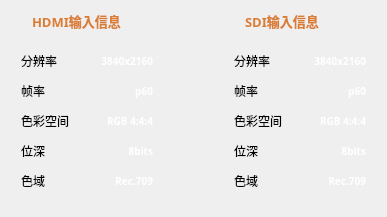
          <widget class="QWidget" name="input_widget" native="true">
           <property name="minimumSize">
            <size>
             <width>387</width>
             <height>217</height>
            </size>
           </property>
           <property name="maximumSize">
            <size>
             <width>387</width>
             <height>217</height>
            </size>
           </property>
           <property name="styleSheet">
            <string notr="true">#input_widget{
	border-radius: 18px;
	background-color:rgba(89, 89, 89,1);
}

#input_widget QLabel {
    color: rgba(255, 255, 255, 0.4);
	font-size: 10px;
	font-weight: 400;
	line-height: 12px;
	letter-spacing: 0px;
	text-align: left;
	
}
</string>
           </property>
           <layout class="QHBoxLayout" name="horizontalLayout_42">
            <item>
             <layout class="QVBoxLayout" name="verticalLayout_6">
              <item>
               <layout class="QHBoxLayout" name="horizontalLayout_17">
                <property name="leftMargin">
                 <number>10</number>
                </property>
                <property name="bottomMargin">
                 <number>0</number>
                </property>
                <item>
                 <widget class="QLabel" name="name2">
                  <property name="minimumSize">
                   <size>
                    <width>5</width>
                    <height>16</height>
                   </size>
                  </property>
                  <property name="maximumSize">
                   <size>
                    <width>5</width>
                    <height>16</height>
                   </size>
                  </property>
                  <property name="styleSheet">
                   <string notr="true">#name2{
	background-color: qlineargradient(spread:pad, x1:0, y1:0, x2:0, y2:1, 
    stop:0 rgba(219, 124, 51, 1), 
    stop:1 rgba(137, 131, 127, 0.73));
	border-radius: 2px;
}</string>
                  </property>
                  <property name="text">
                   <string/>
                  </property>
                 </widget>
                </item>
                <item>
                 <widget class="QLabel" name="label_13">
                  <property name="minimumSize">
                   <size>
                    <width>0</width>
                    <height>18</height>
                   </size>
                  </property>
                  <property name="maximumSize">
                   <size>
                    <width>16777215</width>
                    <height>18</height>
                   </size>
                  </property>
                  <property name="font">
                   <font>
                    <family>DingTalk JinBuTi</family>
                    <pointsize>-1</pointsize>
                    <bold>false</bold>
                   </font>
                  </property>
                  <property name="styleSheet">
                   <string notr="true">color: rgba(219, 124, 51, 1);
font-family: DingTalk JinBuTi;
font-size: 13px;
font-weight: 400;
line-height: 14px;
letter-spacing: 0px;
text-align: left;</string>
                  </property>
                  <property name="text">
                   <string>&lt;html&gt;&lt;head/&gt;&lt;body&gt;&lt;p&gt;&lt;span style=&quot; font-weight:700;&quot;&gt;HDMI输入信息&lt;/span&gt;&lt;/p&gt;&lt;/body&gt;&lt;/html&gt;</string>
                  </property>
                 </widget>
                </item>
               </layout>
              </item>
              <item>
               <spacer name="verticalSpacer_3">
                <property name="orientation">
                 <enum>Qt::Orientation::Vertical</enum>
                </property>
                <property name="sizeHint" stdset="0">
                 <size>
                  <width>17</width>
                  <height>13</height>
                 </size>
                </property>
               </spacer>
              </item>
              <item>
               <layout class="QVBoxLayout" name="verticalLayout_5">
                <property name="spacing">
                 <number>10</number>
                </property>
                <property name="leftMargin">
                 <number>10</number>
                </property>
                <item>
                 <layout class="QHBoxLayout" name="horizontalLayout_28">
                  <item>
                   <widget class="QLabel" name="label_20">
                    <property name="text">
                     <string>分辨率</string>
                    </property>
                   </widget>
                  </item>
                  <item>
                   <spacer name="horizontalSpacer_24">
                    <property name="orientation">
                     <enum>Qt::Orientation::Horizontal</enum>
                    </property>
                    <property name="sizeHint" stdset="0">
                     <size>
                      <width>28</width>
                      <height>20</height>
                     </size>
                    </property>
                   </spacer>
                  </item>
                  <item>
                   <widget class="QLabel" name="fenbianlv_hdmi_msg">
                    <property name="styleSheet">
                     <string notr="true">color: rgba(255, 255, 255, 1);
font-family: DingTalk JinBuTi;
font-size: 10px;
font-weight: 600;
line-height: 12px;
letter-spacing: 0px;
text-align: right;</string>
                    </property>
                    <property name="text">
                     <string>3840x2160</string>
                    </property>
                    <property name="alignment">
                     <set>Qt::AlignmentFlag::AlignRight|Qt::AlignmentFlag::AlignTrailing|Qt::AlignmentFlag::AlignVCenter</set>
                    </property>
                   </widget>
                  </item>
                 </layout>
                </item>
                <item>
                 <layout class="QHBoxLayout" name="horizontalLayout_29">
                  <item>
                   <widget class="QLabel" name="label_28">
                    <property name="text">
                     <string>帧率</string>
                    </property>
                   </widget>
                  </item>
                  <item>
                   <spacer name="horizontalSpacer_25">
                    <property name="orientation">
                     <enum>Qt::Orientation::Horizontal</enum>
                    </property>
                    <property name="sizeHint" stdset="0">
                     <size>
                      <width>28</width>
                      <height>20</height>
                     </size>
                    </property>
                   </spacer>
                  </item>
                  <item>
                   <widget class="QLabel" name="rate_hdmi_msg">
                    <property name="styleSheet">
                     <string notr="true">color: rgba(255, 255, 255, 1);
font-family: DingTalk JinBuTi;
font-size: 10px;
font-weight: 600;
line-height: 12px;
letter-spacing: 0px;
text-align: right;</string>
                    </property>
                    <property name="text">
                     <string>p60</string>
                    </property>
                    <property name="alignment">
                     <set>Qt::AlignmentFlag::AlignRight|Qt::AlignmentFlag::AlignTrailing|Qt::AlignmentFlag::AlignVCenter</set>
                    </property>
                   </widget>
                  </item>
                 </layout>
                </item>
                <item>
                 <layout class="QHBoxLayout" name="horizontalLayout_30">
                  <item>
                   <widget class="QLabel" name="label_29">
                    <property name="text">
                     <string>色彩空间</string>
                    </property>
                   </widget>
                  </item>
                  <item>
                   <spacer name="horizontalSpacer_26">
                    <property name="orientation">
                     <enum>Qt::Orientation::Horizontal</enum>
                    </property>
                    <property name="sizeHint" stdset="0">
                     <size>
                      <width>28</width>
                      <height>20</height>
                     </size>
                    </property>
                   </spacer>
                  </item>
                  <item>
                   <widget class="QLabel" name="color_space_hdmi_msg">
                    <property name="styleSheet">
                     <string notr="true">color: rgba(255, 255, 255, 1);
font-family: DingTalk JinBuTi;
font-size: 10px;
font-weight: 600;
line-height: 12px;
letter-spacing: 0px;
text-align: right;</string>
                    </property>
                    <property name="text">
                     <string>RGB 4:4:4</string>
                    </property>
                    <property name="alignment">
                     <set>Qt::AlignmentFlag::AlignRight|Qt::AlignmentFlag::AlignTrailing|Qt::AlignmentFlag::AlignVCenter</set>
                    </property>
                   </widget>
                  </item>
                 </layout>
                </item>
                <item>
                 <layout class="QHBoxLayout" name="horizontalLayout_35">
                  <item>
                   <widget class="QLabel" name="label_30">
                    <property name="text">
                     <string>位深</string>
                    </property>
                   </widget>
                  </item>
                  <item>
                   <spacer name="horizontalSpacer_27">
                    <property name="orientation">
                     <enum>Qt::Orientation::Horizontal</enum>
                    </property>
                    <property name="sizeHint" stdset="0">
                     <size>
                      <width>28</width>
                      <height>20</height>
                     </size>
                    </property>
                   </spacer>
                  </item>
                  <item>
                   <widget class="QLabel" name="bit_hdmi_msg">
                    <property name="styleSheet">
                     <string notr="true">color: rgba(255, 255, 255, 1);
font-family: DingTalk JinBuTi;
font-size: 10px;
font-weight: 600;
line-height: 12px;
letter-spacing: 0px;
text-align: right;</string>
                    </property>
                    <property name="text">
                     <string>8bits</string>
                    </property>
                    <property name="alignment">
                     <set>Qt::AlignmentFlag::AlignRight|Qt::AlignmentFlag::AlignTrailing|Qt::AlignmentFlag::AlignVCenter</set>
                    </property>
                   </widget>
                  </item>
                 </layout>
                </item>
                <item>
                 <layout class="QHBoxLayout" name="horizontalLayout_36">
                  <item>
                   <widget class="QLabel" name="label_31">
                    <property name="text">
                     <string>色域</string>
                    </property>
                   </widget>
                  </item>
                  <item>
                   <spacer name="horizontalSpacer_28">
                    <property name="orientation">
                     <enum>Qt::Orientation::Horizontal</enum>
                    </property>
                    <property name="sizeHint" stdset="0">
                     <size>
                      <width>28</width>
                      <height>20</height>
                     </size>
                    </property>
                   </spacer>
                  </item>
                  <item>
                   <widget class="QLabel" name="seyu_hdmi_msg">
                    <property name="styleSheet">
                     <string notr="true">color: rgba(255, 255, 255, 1);
font-family: DingTalk JinBuTi;
font-size: 10px;
font-weight: 600;
line-height: 12px;
letter-spacing: 0px;
text-align: right;</string>
                    </property>
                    <property name="text">
                     <string>Rec.709</string>
                    </property>
                    <property name="alignment">
                     <set>Qt::AlignmentFlag::AlignRight|Qt::AlignmentFlag::AlignTrailing|Qt::AlignmentFlag::AlignVCenter</set>
                    </property>
                   </widget>
                  </item>
                 </layout>
                </item>
               </layout>
              </item>
              <item>
               <spacer name="verticalSpacer_5">
                <property name="orientation">
                 <enum>Qt::Orientation::Vertical</enum>
                </property>
                <property name="sizeHint" stdset="0">
                 <size>
                  <width>17</width>
                  <height>13</height>
                 </size>
                </property>
               </spacer>
              </item>
             </layout>
            </item>
            <item>
             <spacer name="horizontalSpacer_34">
              <property name="orientation">
               <enum>Qt::Orientation::Horizontal</enum>
              </property>
              <property name="sizeHint" stdset="0">
               <size>
                <width>28</width>
                <height>20</height>
               </size>
              </property>
             </spacer>
            </item>
            <item>
             <layout class="QVBoxLayout" name="verticalLayout_8">
              <property name="rightMargin">
               <number>10</number>
              </property>
              <item>
               <layout class="QHBoxLayout" name="horizontalLayout_18">
                <property name="leftMargin">
                 <number>10</number>
                </property>
                <property name="bottomMargin">
                 <number>0</number>
                </property>
                <item>
                 <widget class="QLabel" name="name3">
                  <property name="minimumSize">
                   <size>
                    <width>5</width>
                    <height>16</height>
                   </size>
                  </property>
                  <property name="maximumSize">
                   <size>
                    <width>5</width>
                    <height>16</height>
                   </size>
                  </property>
                  <property name="styleSheet">
                   <string notr="true">#name3{
	background-color: qlineargradient(spread:pad, x1:0, y1:0, x2:0, y2:1, 
    stop:0 rgba(219, 124, 51, 1), 
    stop:1 rgba(137, 131, 127, 0.73));
	border-radius: 2px;
}</string>
                  </property>
                  <property name="text">
                   <string/>
                  </property>
                 </widget>
                </item>
                <item>
                 <widget class="QLabel" name="label_15">
                  <property name="minimumSize">
                   <size>
                    <width>0</width>
                    <height>18</height>
                   </size>
                  </property>
                  <property name="maximumSize">
                   <size>
                    <width>16777215</width>
                    <height>18</height>
                   </size>
                  </property>
                  <property name="font">
                   <font>
                    <family>DingTalk JinBuTi</family>
                    <pointsize>-1</pointsize>
                    <bold>false</bold>
                   </font>
                  </property>
                  <property name="styleSheet">
                   <string notr="true">color: rgba(219, 124, 51, 1);
font-family: DingTalk JinBuTi;
font-size: 13px;
font-weight: 400;
line-height: 14px;
letter-spacing: 0px;
text-align: left;</string>
                  </property>
                  <property name="text">
                   <string>&lt;html&gt;&lt;head/&gt;&lt;body&gt;&lt;p&gt;&lt;span style=&quot; font-weight:700;&quot;&gt;SDI输入信息&lt;/span&gt;&lt;/p&gt;&lt;/body&gt;&lt;/html&gt;</string>
                  </property>
                 </widget>
                </item>
               </layout>
              </item>
              <item>
               <spacer name="verticalSpacer_4">
                <property name="orientation">
                 <enum>Qt::Orientation::Vertical</enum>
                </property>
                <property name="sizeHint" stdset="0">
                 <size>
                  <width>17</width>
                  <height>13</height>
                 </size>
                </property>
               </spacer>
              </item>
              <item>
               <layout class="QVBoxLayout" name="verticalLayout_7">
                <property name="spacing">
                 <number>10</number>
                </property>
                <property name="leftMargin">
                 <number>10</number>
                </property>
                <item>
                 <layout class="QHBoxLayout" name="horizontalLayout_37">
                  <item>
                   <widget class="QLabel" name="label_32">
                    <property name="text">
                     <string>分辨率</string>
                    </property>
                   </widget>
                  </item>
                  <item>
                   <spacer name="horizontalSpacer_29">
                    <property name="orientation">
                     <enum>Qt::Orientation::Horizontal</enum>
                    </property>
                    <property name="sizeHint" stdset="0">
                     <size>
                      <width>28</width>
                      <height>20</height>
                     </size>
                    </property>
                   </spacer>
                  </item>
                  <item>
                   <widget class="QLabel" name="fenbianlv_sdi_msg">
                    <property name="styleSheet">
                     <string notr="true">color: rgba(255, 255, 255, 1);
font-family: DingTalk JinBuTi;
font-size: 10px;
font-weight: 600;
line-height: 12px;
letter-spacing: 0px;
text-align: right;</string>
                    </property>
                    <property name="text">
                     <string>3840x2160</string>
                    </property>
                    <property name="alignment">
                     <set>Qt::AlignmentFlag::AlignRight|Qt::AlignmentFlag::AlignTrailing|Qt::AlignmentFlag::AlignVCenter</set>
                    </property>
                   </widget>
                  </item>
                 </layout>
                </item>
                <item>
                 <layout class="QHBoxLayout" name="horizontalLayout_38">
                  <item>
                   <widget class="QLabel" name="label_33">
                    <property name="text">
                     <string>帧率</string>
                    </property>
                   </widget>
                  </item>
                  <item>
                   <spacer name="horizontalSpacer_30">
                    <property name="orientation">
                     <enum>Qt::Orientation::Horizontal</enum>
                    </property>
                    <property name="sizeHint" stdset="0">
                     <size>
                      <width>28</width>
                      <height>20</height>
                     </size>
                    </property>
                   </spacer>
                  </item>
                  <item>
                   <widget class="QLabel" name="rate_sdi_msg">
                    <property name="styleSheet">
                     <string notr="true">color: rgba(255, 255, 255, 1);
font-family: DingTalk JinBuTi;
font-size: 10px;
font-weight: 600;
line-height: 12px;
letter-spacing: 0px;
text-align: right;</string>
                    </property>
                    <property name="text">
                     <string>p60</string>
                    </property>
                    <property name="alignment">
                     <set>Qt::AlignmentFlag::AlignRight|Qt::AlignmentFlag::AlignTrailing|Qt::AlignmentFlag::AlignVCenter</set>
                    </property>
                   </widget>
                  </item>
                 </layout>
                </item>
                <item>
                 <layout class="QHBoxLayout" name="horizontalLayout_39">
                  <item>
                   <widget class="QLabel" name="label_34">
                    <property name="text">
                     <string>色彩空间</string>
                    </property>
                   </widget>
                  </item>
                  <item>
                   <spacer name="horizontalSpacer_31">
                    <property name="orientation">
                     <enum>Qt::Orientation::Horizontal</enum>
                    </property>
                    <property name="sizeHint" stdset="0">
                     <size>
                      <width>28</width>
                      <height>20</height>
                     </size>
                    </property>
                   </spacer>
                  </item>
                  <item>
                   <widget class="QLabel" name="color_space_sdi_msg">
                    <property name="styleSheet">
                     <string notr="true">color: rgba(255, 255, 255, 1);
font-family: DingTalk JinBuTi;
font-size: 10px;
font-weight: 600;
line-height: 12px;
letter-spacing: 0px;
text-align: right;</string>
                    </property>
                    <property name="text">
                     <string>RGB 4:4:4</string>
                    </property>
                    <property name="alignment">
                     <set>Qt::AlignmentFlag::AlignRight|Qt::AlignmentFlag::AlignTrailing|Qt::AlignmentFlag::AlignVCenter</set>
                    </property>
                   </widget>
                  </item>
                 </layout>
                </item>
                <item>
                 <layout class="QHBoxLayout" name="horizontalLayout_40">
                  <item>
                   <widget class="QLabel" name="label_35">
                    <property name="text">
                     <string>位深</string>
                    </property>
                   </widget>
                  </item>
                  <item>
                   <spacer name="horizontalSpacer_32">
                    <property name="orientation">
                     <enum>Qt::Orientation::Horizontal</enum>
                    </property>
                    <property name="sizeHint" stdset="0">
                     <size>
                      <width>28</width>
                      <height>20</height>
                     </size>
                    </property>
                   </spacer>
                  </item>
                  <item>
                   <widget class="QLabel" name="bit_sdi_msg">
                    <property name="styleSheet">
                     <string notr="true">color: rgba(255, 255, 255, 1);
font-family: DingTalk JinBuTi;
font-size: 10px;
font-weight: 600;
line-height: 12px;
letter-spacing: 0px;
text-align: right;</string>
                    </property>
                    <property name="text">
                     <string>8bits</string>
                    </property>
                    <property name="alignment">
                     <set>Qt::AlignmentFlag::AlignRight|Qt::AlignmentFlag::AlignTrailing|Qt::AlignmentFlag::AlignVCenter</set>
                    </property>
                   </widget>
                  </item>
                 </layout>
                </item>
                <item>
                 <layout class="QHBoxLayout" name="horizontalLayout_41">
                  <item>
                   <widget class="QLabel" name="label_36">
                    <property name="text">
                     <string>色域</string>
                    </property>
                   </widget>
                  </item>
                  <item>
                   <spacer name="horizontalSpacer_33">
                    <property name="orientation">
                     <enum>Qt::Orientation::Horizontal</enum>
                    </property>
                    <property name="sizeHint" stdset="0">
                     <size>
                      <width>28</width>
                      <height>20</height>
                     </size>
                    </property>
                   </spacer>
                  </item>
                  <item>
                   <widget class="QLabel" name="seyu_sdi_msg">
                    <property name="styleSheet">
                     <string notr="true">color: rgba(255, 255, 255, 1);
font-family: DingTalk JinBuTi;
font-size: 10px;
font-weight: 600;
line-height: 12px;
letter-spacing: 0px;
text-align: right;</string>
                    </property>
                    <property name="text">
                     <string>Rec.709</string>
                    </property>
                    <property name="alignment">
                     <set>Qt::AlignmentFlag::AlignRight|Qt::AlignmentFlag::AlignTrailing|Qt::AlignmentFlag::AlignVCenter</set>
                    </property>
                   </widget>
                  </item>
                 </layout>
                </item>
               </layout>
              </item>
              <item>
               <spacer name="verticalSpacer_6">
                <property name="orientation">
                 <enum>Qt::Orientation::Vertical</enum>
                </property>
                <property name="sizeHint" stdset="0">
                 <size>
                  <width>17</width>
                  <height>13</height>
                 </size>
                </property>
               </spacer>
              </item>
             </layout>
            </item>
           </layout>
          </widget>
